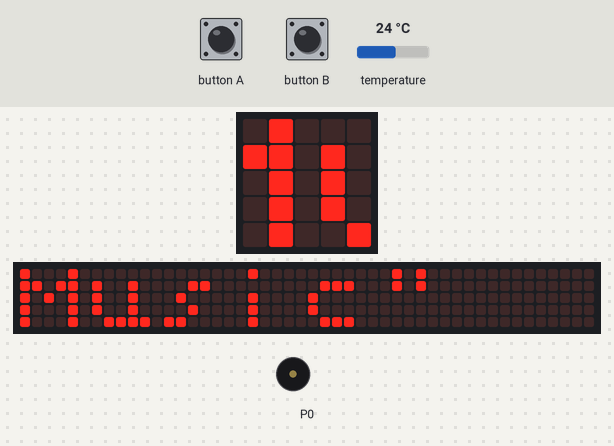
The program below on a simulated BBC micro:bit (MakeCode). Shown: the board's 5×5 LED display, a strip that is not on the board, showing the scrolling text unrolled, buzzer (waves = sounding). Inputs (shaded band) come from the test bench; at power-on: temperature 24 °C. The 48×5 strip is a reading aid, not a part: it shows the text the display is scrolling, unrolled, one strip-width of it at a time.

Above: at 1.27 s.
1.3 s: button A pressed for 0.15 s
2.0 s: button B pressed for 0.15 s
At 6.01 s:
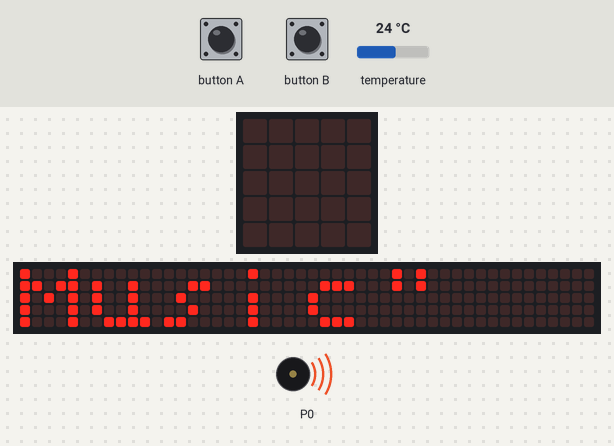
At 8.85 s:
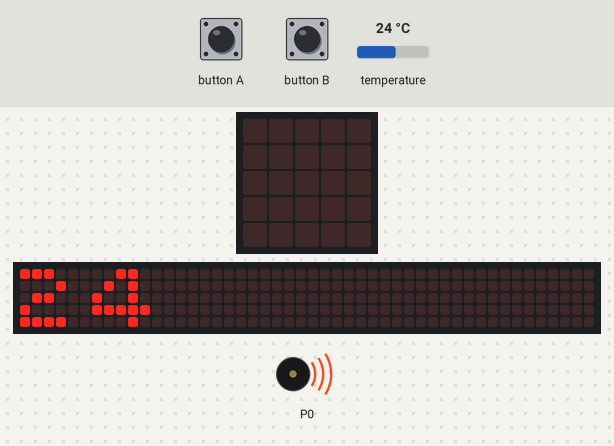
10.5 s: button A pressed for 0.15 s
At 15.37 s:
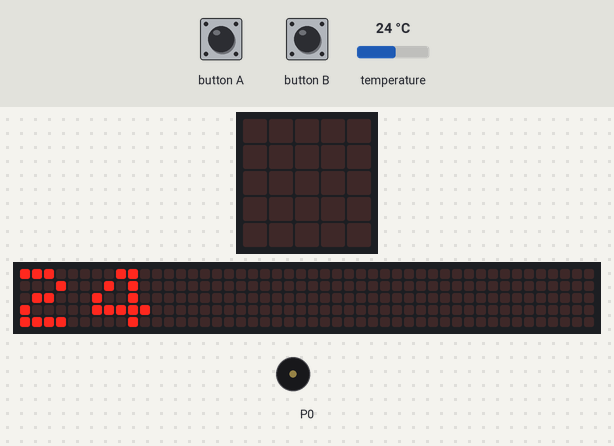
Timing chart, 0 to 16.9 s (numbered marks = the images above; inputs shaded):
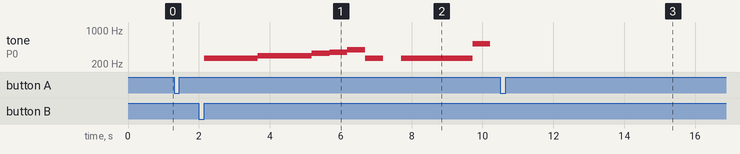

The program:

main.ts
```typescript
input.onButtonPressed(Button.A, function () {
    basic.showString("" + (input.temperature()))
})
input.onButtonPressed(Button.B, function () {
    music.playMelody("C C C D D D E F ", 120)
    music.playMelody("G C - C C C C C5 ", 120)
})
basic.forever(function () {
    basic.showString("Music\"")
})
```

test.ts
```typescript
// les tests vont ici ; cela ne sera pas compilé si ce paquet est utilisé en tant qu'extension.
```

Measured:
- after the input at 2.0 s, tone on P0: plays 262 Hz for 1.5 s, 294 Hz for 1.5 s, 330 Hz for 0.51 s, 349 Hz for 0.51 s, 392 Hz for 0.51 s, 262 Hz for 0.50 s … (8 notes in this stretch), starting after 0.15 s
- after the input at 10.5 s, the display: first differs from a run without the input after 4.8 s (image 3)
- what the display in image 1 shows lasts 0.4 s, from 5.9 s to 6.3 s
